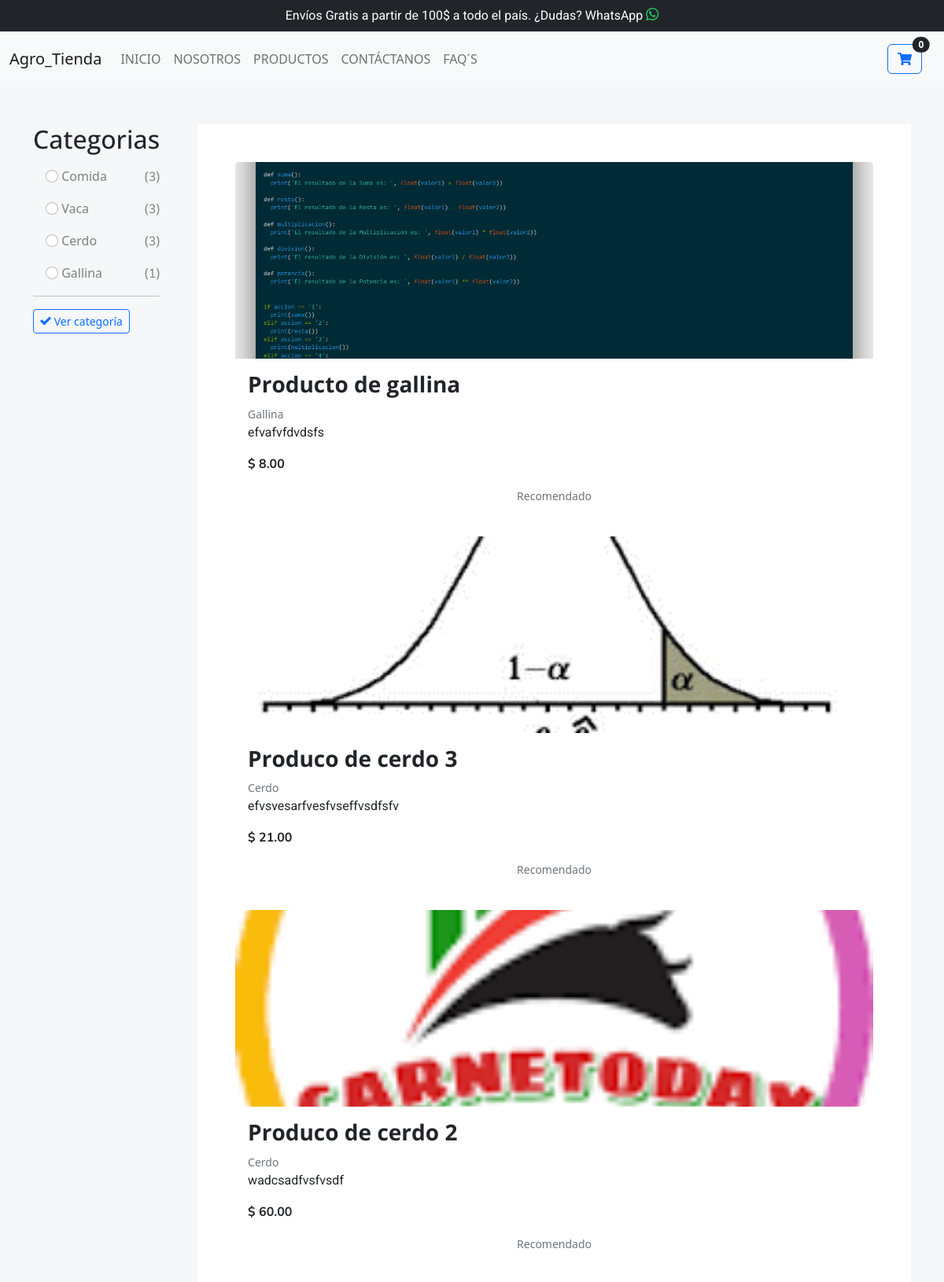
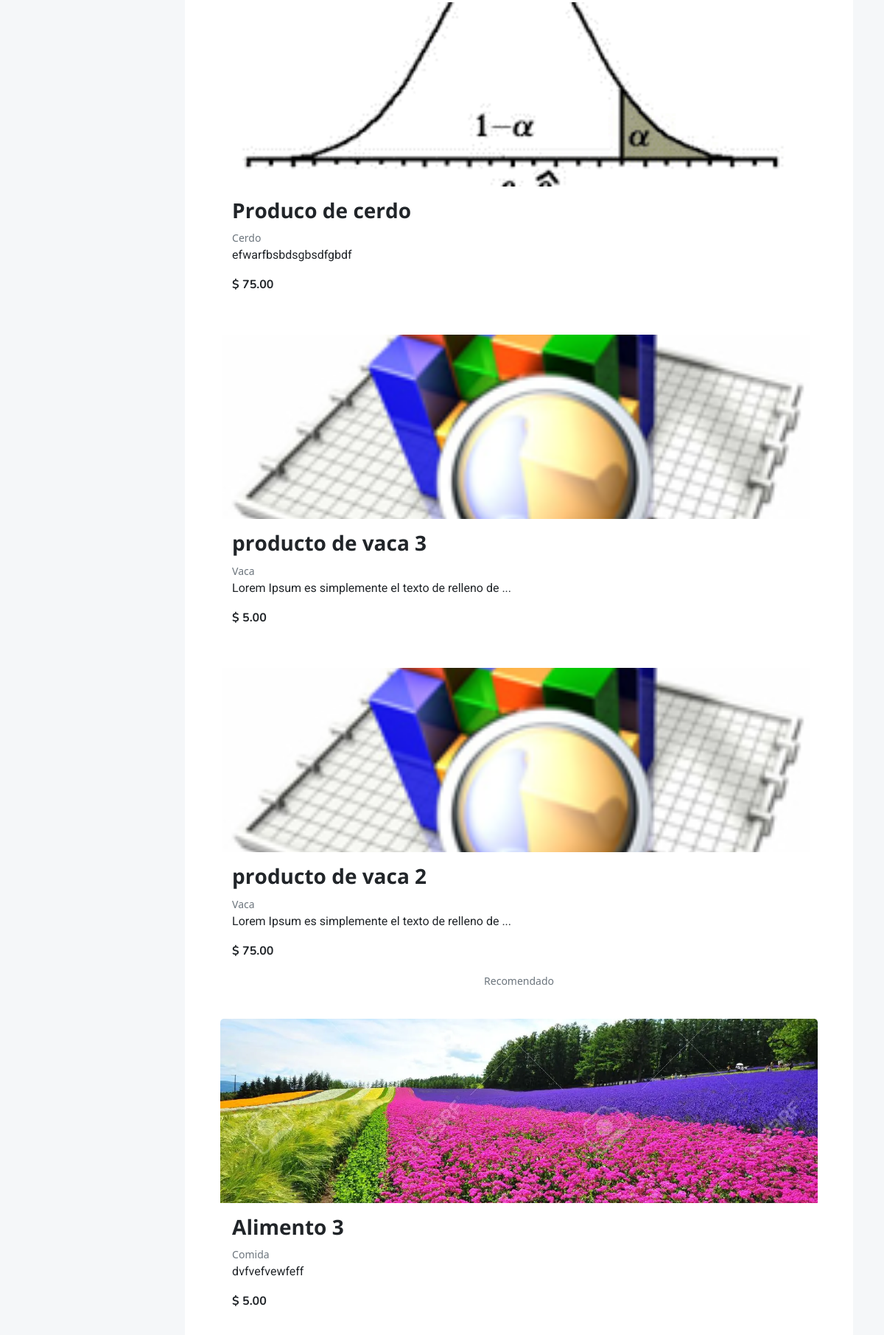
/productos/ (upper part), run on the app's committed database (2 pictures, top to bottom).
### Productos/models.py (models this page shows, shortened)
class Categoria(models.Model):
    nombre = models.CharField(max_length=50)
    descripcion = models.TextField()
    imagen = models.ImageField(upload_to=save_image_category, blank=True)
    number_prd = models.IntegerField(default=0)
    def get_number_prd(self):
        return self.producto_set.count()

class Producto(models.Model):
    nombre = models.CharField(max_length=50)
    descripcion = models.TextField()
    precio = models.DecimalField(max_digits=10, decimal_places=2)
    imagen = models.ImageField(upload_to=save_image_product, blank=True)
    cantidad = models.IntegerField(default=0)
    created_at = models.DateTimeField(auto_now_add=True)
    categoria = models.ForeignKey(Categoria, on_delete=models.SET_NULL, null=True, blank=True)
    recomendar = models.BooleanField(default=False)
    class Meta:
        ordering = ['-created_at']
    def get_short_desc(self):
        if len(self.descripcion) > 50:
            return self.descripcion[:50] + '...'
        return self.descripcion

### Productos/views.py (the view)
# urls.py: path('productos/', include('Productos.urls'), name='productos'),
def productos(request):
    productos = Producto.objects.all()
    page = request.GET.get('page', 1)
    categories = Categoria.objects.all()
    try:
        paginator = Paginator(productos, 9)
        productos = paginator.page(page)
    except:
        raise Http404
    data = {
        'entity': productos,
        'paginator': paginator,
        'categories': categories,
    }
    number_prd_cart, cart, cart_prd  = get_total_items_cart(request)
    data['number_prd_cart'] = number_prd_cart
    data['cart'] = cart
    data['cart_prd'] = cart_prd
    if request.method == 'GET':
        category = request.GET.get('category')
        if category:
            categoria_productos = Producto.objects.filter(categoria_id=int(category))
            categoria = Categoria.objects.get(id=int(category))
            paginator = Paginator(categoria_productos, 9)
            productos = paginator.page(page)
            data['entity'] = productos
            data['paginator'] = paginator
            data['categories'] = categories
            data['result_category'] = categoria_productos
            data['category'] = categoria
            data['category_request'] = int(category)
        else:
            pass
    return render(request, 'productos/productos.html', data)

### Productos/views.py (called while the page is built)
def get_total_items_cart(request):
    if 'cart' in request.session.keys():
        cart = Cart(request)
        number_prd_cart = 0
        cart_prd = []
        for item in cart.get_items():
            number_prd_cart += 1
            cart_prd.append(item)
        return number_prd_cart, cart, cart_prd
    else:
        return 0, None, None

### Productos/templates/productos/productos.html (shortened to what this page needs)
{% extends 'users/base.html' %}
{% load static %}
{% load humanize %}
{% block styles %}
    <link rel="stylesheet" href="{% static 'productos/css/productos.css' %}">
{% endblock %}
{% block container %}
    <div class="container" style="min-height: 100vh">
        <div class="content pt-5">
            <sidebar class="sidebar">
                <h2 class="title">Categorias</h2>
                <section class="categories mt-3">
                    <form action="" method="get">
                        {% for category in categories %}
                            <div class="content mb-3 ps-3 d-flex justify-content-between">
                                <div class="field">
                                    {% if category_request %}
                                        {% if category_request == category.id %}
                                            <input type="radio" class="form-check-input" id="{{ category.id }}" name="category" value="{{ category.id }}" checked>
                                        {% else %}
                                            <input type="radio" class="form-check-input" id="{{ category.id }}" name="category" value="{{ category.id }}">
                                        {% endif %}
                                    {% else %}
                                        <input type="radio" class="form-check-input" value="{{ category.id }}" id="{{ category.id }}" name="category">
                                    {% endif %}
                                    <label for="{{ category.id }}">
                                        <span class="name">{{ category.nombre | capfirst }}</span>
                                    </label> <br>
                                </div>
                                <div class="number_of_prd_by_category">
                                    (<span class="number">{{ category.get_number_prd }}</span>)
                                </div>
                            </div>
                        {% endfor %}
                        <hr>
                        <div class="action mt-3 d-flex justify-content-between gap-2 align-items-center">
                            <button class="btn btn-outline-primary btn-sm" type="submit"><span class="icon-checkmark"></span> Ver categoría</button>
                        </div>
                    </form>
                </section>
            </sidebar>
            <section class="products p-5 bg-white">
                <div class="content-products d-grid gap-4">
                    {% if result_category %}
                        {% for producto in result_category %}
                            <div class="product-{{ producto.id }}">
                                <a href="{% url 'detail_producto' producto.id %}" class="text-decoration-none text-reset">
                                    <div class="card h-100 border-0">
                                        <figure class="card-img-top" style="background-image: url({{ producto.imagen.url }})">
                                        </figure>
                                        <div class="card-body">
                                            <h5 class="card-title title fw-bold fs-3">{{ producto.nombre }}</h5>
                                            <small class="text-muted">{{ producto.categoria.nombre | capfirst }}</small>
                                            <p class="card-text text">{{ producto.descripcion }}</p>
                                            <p class="number fw-bold">$ {{ producto.precio | intcomma }}</p>
                                        </div>
                                    </div>
                                </a>
                            </div>
                        {% endfor %}
                    {% else %}
                        {% for producto in entity %}
                            <div class="product-{{ producto.id }}">
                                <a href="{% url 'detail_producto' producto.id %}" class="text-decoration-none text-reset">
                                    <div class="card h-100 border-0">
                                        <figure class="card-img-top" style="background-image: url({{ producto.imagen.url }})">
                                        </figure>
                                        <div class="card-body">
                                            <h5 class="card-title title fw-bold fs-3">{{ producto.nombre }}</h5>
                                            <small class="text-muted">{{ producto.categoria.nombre | capfirst }}</small>
                                            <p class="card-text text">{{ producto.get_short_desc }}</p>
                                            <p class="number fw-bold">$ {{ producto.precio | intcomma }}</p>
                                            {% if producto.recomendar %}
                                                <small class="d-inline-block w-100 text-muted text-center">Recomendado</small>
                                            {% endif %}
                                        </div>
                                    </div>
                                </a>
                            </div>
                        {% endfor %}
                    {% endif %}
                </div>
            </section>
        </div>
    </div>
{% endblock %}

### Productos/static/productos/css/productos.css (style rules this page uses)
.content { display: grid !important; grid-template-columns: auto 1fr !important; gap: 3rem; }
.content .sidebar .categories form .content, .content .sidebar .categories form .content { color: #808080; border-bottom: none; margin-bottom: 0.5rem; }
.content .products .content-products { grid-template-columns: 1fr 1fr 1fr; }
.card-img-top { width: 100%; height: 250px; background-position: center; background-size: cover; background-repeat: no-repeat; position: relative; transition: all ease-in-out 0.3s; margin: 0; }
.card { box-shadow: none; transition: all ease-in-out 0.3s; }
@media screen and (max-width: 1400px) { .content .products .content-products { grid-template-columns: 1fr 1fr !important; } }
@media screen and (max-width: 1200px) { .content .products .content-products { grid-template-columns: 1fr !important; } }

### Users/static/users/general/base.css (style rules this page uses)
.number { font-family: 'Nunito', sans-serif; }
.title { font-family: 'Open Sans', sans-serif; }
.text { font-family: 'Roboto', sans-serif; }
body { background-color: #f5f7f9 !important; scroll-behavior: smooth; }

### data on the page
Categoria: nombre "Comida", get_number_prd "3"
Categoria: nombre "Vaca", get_number_prd "3"
Categoria: nombre "Cerdo", get_number_prd "3"
Categoria: nombre "Gallina", get_number_prd "1"
Producto: imagen (picture), nombre "Producto de gallina", categoria.nombre "Gallina", get_short_desc "efvafvfdvdsfs", precio "8.00", recomendar "Recomendado"
Producto: imagen (picture), nombre "Produco de cerdo 3", categoria.nombre "Cerdo", get_short_desc "efvsvesarfvesfvseffvsdfsfv", precio "21.00", recomendar "Recomendado"
Producto: imagen (picture), nombre "Produco de cerdo 2", categoria.nombre "Cerdo", get_short_desc "wadcsadfvsfvsdf", precio "60.00", recomendar "Recomendado"
Producto: imagen (picture), nombre "Produco de cerdo", categoria.nombre "Cerdo", get_short_desc "efwarfbsbdsgbsdfgbdf", precio "75.00"
Producto: imagen (picture), nombre "producto de vaca 3", categoria.nombre "Vaca", get_short_desc "Lorem Ipsum es simplemente el texto de relleno de ...", precio "5.00"
Producto: imagen (picture), nombre "producto de vaca 2", categoria.nombre "Vaca", get_short_desc "Lorem Ipsum es simplemente el texto de relleno de ...", precio "75.00", recomendar "Recomendado"
Producto: imagen (picture), nombre "Alimento 3", categoria.nombre "Comida", get_short_desc "dvfvefvewfeff", precio "5.00"
